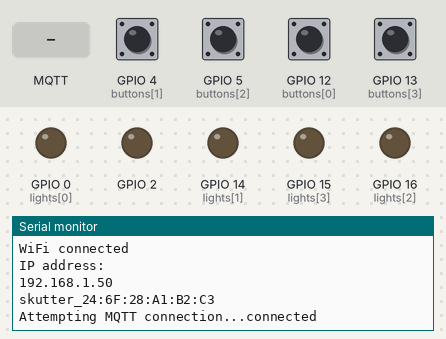
Simulated run of this sketch. Board: ESP8266 (Wemos D1 mini). Parts: output pins drawn as LEDs (lit = HIGH), the last lines printed to the serial monitor. The test bench sets the inputs (shaded band); at power-on: GPIO 4 (buttons[1]), GPIO 5 (buttons[2]), GPIO 12 (buttons[0]), GPIO 13 (buttons[3]) HIGH. WiFi joins after 1.5 s; servers stay silent unless stated; no MQTT or app messages arrive unless stated.

Above: at 2.7 s.
2.8 s: MQTT message "heart" arrives on the first subscribed topic
At 3.5 s:
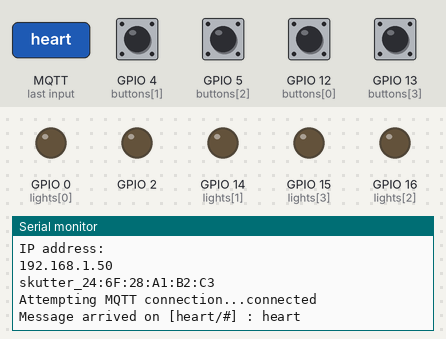
4.3 s: MQTT message "setMode" arrives on the first subscribed topic
At 4.8 s:
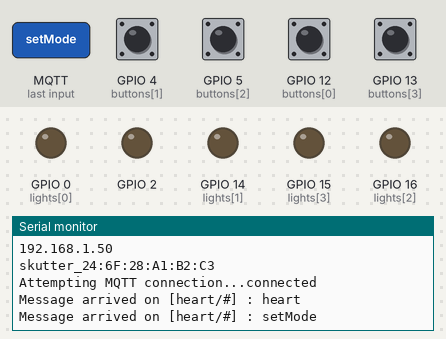
5.8 s: MQTT message "magenta" arrives on the first subscribed topic
At 7.2 s:
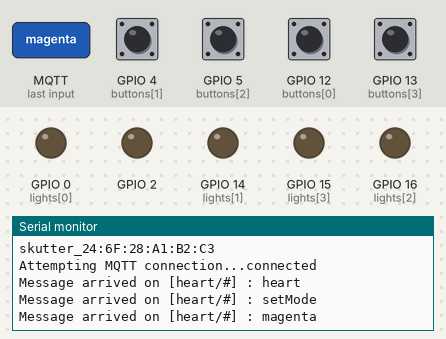

Measured:
- after the input at 2.8 s, the serial monitor: prints a new line after 0.07 s (image 1)
- after the input at 4.3 s, the serial monitor: prints a new line after 0.07 s (image 2)
- after the input at 5.8 s, the serial monitor: prints a new line after 0.07 s (image 3)

The sketch:

WatchController.ino
```cpp
// Wearable controller for Heart of Maker Faire management
// Provides four buttons which illuminate when a Heart is being added
// to the shelves. Pressing the illuminated button sends a Clear to
// the appropriate channel, commanding Heartsim to revert the location
// colour to red.
// TODO: clear the colour allocation from the SQL.
// Jonathan Sanderson, Northumbria University, 2017-03-22.
// This code targets WeMos D1 mini / Adafruit Feather Huzzah.

#include <ESP8266WiFi.h>
#include <PubSubClient.h>

// Sequence here is MAGENTA, YELLOW, GREEN, CYAN
int numButtons = 4;
String colours[] = { "MAGENTA", "YELLOW", "GREEN", "CYAN" }; // not used, in the end
int lights[] = { 0, 14, 16, 15 };
int buttons[] = {12, 4, 5, 13};
// Temporary storage for heart references:
int hearts[4] = {};

const char* ssid = "nustem";
const char* password = "nustem123";
const char* mqtt_server = "192.168.1.1";

String subsTopicString;
char subsTopicArray[100];
char tempBuffer[60];      // Temp for MQTT publish string/array conversions
char tempBuffer2[60];

WiFiClient espClient;
PubSubClient client(espClient);

// Each device has a unique name, generated from the hardware MAC address.
// These variables will store those names.
// For historical reasons, we refer to ESP8266-based devices as 'skutters'
String huzzahMACAddress;
String skutterNameString;
char skutterNameArray[60];

void setup() {
  Serial.begin(115200);

  // Set up on-board LEDs for diagnostics
  pinMode(02, OUTPUT);

  for (int i = 0 ; i < numButtons ; i++) {
    pinMode(lights[i], OUTPUT);
    pinMode(buttons[i], INPUT_PULLUP);
    digitalWrite(lights[i], LOW);
  }

  setup_wifi();

  // Get this Huzzah's MAC address and use it to register with the MQTT server
  huzzahMACAddress = WiFi.macAddress();
  skutterNameString = "skutter_" + huzzahMACAddress;
  Serial.println(skutterNameString);
  skutterNameString.toCharArray(skutterNameArray, 60);

  // For testing purposes, subscribe to everything in this namespace
  subsTopicString = "heart/#";
  subsTopicString.toCharArray(subsTopicArray, 60);
  client.setServer(mqtt_server, 1883);
  client.setCallback(callback);

  // The actual channel subscription is handled in reconnect(), based on
  // the character arrays calculated above.

}


void loop() {
  if (!client.connected()) {
    reconnect();
  }
  client.loop();
  buttonRead();
  delay(100);
}


void buttonRead() {
  // Buttons return 1 when unpressed, 0 when pressed (short to GND)
  for (int i = 0; i < numButtons; i++) {
    int value = digitalRead(buttons[i]);
    if (!value) {
      // Check to see if the buttons that's been pressed is active
      if (digitalRead(lights[i])) {
        // Now handle the MQTT
        // we're going to be commanding heart# hearts[i]
        // to setMode, clear.
        String sendTopicString = "heart/";
        sendTopicString += hearts[i];
        sendTopicString += "/setMode";
        String sendPayloadString = "clear";
        sendPayloadString.toCharArray(tempBuffer, 60);
        sendTopicString.toCharArray(tempBuffer2, 60);
        client.publish(tempBuffer2, tempBuffer);
        // ...and we'll let our own callback turn off the light.
        Serial.print("Sent : ");
        Serial.print(tempBuffer2);
        Serial.print(" message: ");
        Serial.println(tempBuffer);
        delay(200); // debounce
      }
    } // handle presses

  } // Loop through buttons
}

// Handle MQTT message receipt
void callback(char* topic, byte* payload, unsigned int length) {

  // Convert topic and message to C++ String types, for ease of handling
  String payloadString;
  String subString;
  int pieceEnd;
  int heartNum;
  String command;
  for (int i = 0; i < length; i++) {
    payloadString += String((char)payload[i]);
  }
  String topicString;
  for (int i = 0; i < strlen(topic); i++) {
    topicString += String((char)topic[i]);
  }
  // Debug: print the (processed) received message to serial
  Serial.print("Message arrived on [");
  Serial.print(topicString);
  Serial.print("] : ");
  Serial.println(payloadString);

  // Let's start throwing Strings around
  // Find the index position of the first /, if any
  pieceEnd = topicString.indexOf('/');

  // This is a horribly ugly way of parsing the MQTT topic, but
  // on the other hand, it works. So I'm not going to mess around.
  // ... for now.
  if (pieceEnd != -1) {
    // Pull the first part of the topic
    subString = topicString.substring(0, pieceEnd);
    // Check we're in the intended namespace
    if (subString == "heart") {
      // Chop the front part
      topicString = topicString.substring(pieceEnd + 1);
      // Find the next '/'
      pieceEnd = topicString.indexOf('/');
      // Check there is one
      if (pieceEnd != -1) {
        subString = topicString.substring(0, pieceEnd);
        // Extract the heart number
        heartNum = subString.toInt();
        // Chunk the topicString again
        topicString = topicString.substring(pieceEnd + 1);
        // and now we should be left with the command.
        // So this is where we handle the received command.
        // ...which strikes me as fairly nasty. But hey, if it works...

        // Look to see if setMode called
        if (topicString == "setMode") {
          // Check for colour channel assignment, and handle each
          if (payloadString == "magenta") {
            // Assign heartNum to store
            hearts[0] = heartNum;
            // Turn on appropriate button
            digitalWrite(lights[0], HIGH);
            Serial.print("MAGENTA channel assigned to heart: ");
            Serial.println(hearts[0]);
          } else if (payloadString == "yellow") {
            hearts[1] = heartNum;
            digitalWrite(lights[1], HIGH);
            Serial.print("YELLOW channel assigned to heart: ");
            Serial.println(hearts[1]);
          } else if (payloadString == "green") {
            hearts[2] = heartNum;
            digitalWrite(lights[2], HIGH);
            Serial.print("GREEN channel assigned to heart: ");
            Serial.println(hearts[2]);
          } else if (payloadString == "cyan") {
            hearts[3] = heartNum;
            digitalWrite(lights[3], HIGH);
            Serial.print("CYAN channel assigned to heart: ");
            Serial.println(hearts[3]);
          } else if (payloadString == "clear") {
            // Handle deselecting colours
            for (int i = 0; i < numButtons; i++) {
              // Look to see if the target heart is referenced in our
              // colour array. If so, it must have been cleared elsewhere,
              // so update our state to reflect the global state
              if (hearts[i] == heartNum) {
                // Turn the appropriate light OFF
                digitalWrite(lights[i], LOW);
              }
            }
          } // end of what would be a switch(), if we could do that on a String
        } // setMode
      } // pieceEnd
    } // heart

  } // pieceEnd test - have we more MQTT topic String to go?
} // MQTT callback
```

network_functions.ino
```cpp
// Setup WiFi network, reporting local IP address to serial
void setup_wifi() {
  delay(10);
  // We start by connecting to a WiFi network
  Serial.println();
  Serial.print("Connecting to ");
  Serial.println(ssid);

  WiFi.begin(ssid, password);

  while (WiFi.status() != WL_CONNECTED) {
    delay(500);
    Serial.print(".");
  }

  Serial.println("");
  Serial.println("WiFi connected");
  Serial.println("IP address: ");
  Serial.println(WiFi.localIP());

}


// Maintain MQTT broker connection, subscribe to topics on (re)connect
void reconnect() {
  // Loop until we're reconnected
  digitalWrite(00, HIGH);
  while (!client.connected()) {
    Serial.print("Attempting MQTT connection...");
    // Attempt to connect
    digitalWrite(00, LOW);
    if (client.connect(skutterNameArray)) {
      Serial.println("connected");
      client.subscribe(subsTopicArray);
    } else {
      Serial.print("failed, rc=");
      Serial.print(client.state());
      Serial.println(" try again in 5 seconds");
      // Wait 5 seconds before retrying
      digitalWrite(00, HIGH);
      delay(5000);
    }
  }
}
```
